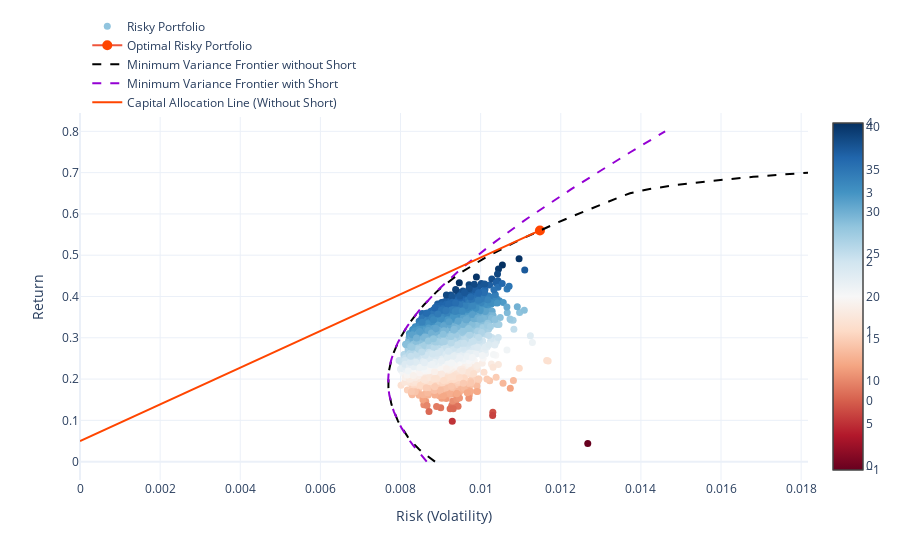

The notebook cell this image was saved under:
### Code cell
#-- Plot the risk vs. return of randomly generated portfolios
#- Convert the list from before into an array for easy plotting
mean_variance_pairs = np.array(mean_variance_pairs)
risk_free_rate=0.05 #-- Include risk free rate here for sharpe ratio

#-- Create Plot
import plotly.graph_objects as go
import plotly.offline as py
data1 = go.Scatter(x=mean_variance_pairs[:,1]**0.5, 
                   y=mean_variance_pairs[:,0], 
                   #- Add color scale for sharpe ratio   
                   marker=dict(color=(mean_variance_pairs[:,0]-risk_free_rate)/(mean_variance_pairs[:,1]**0.5), 
                                  showscale=True, 
                                  size=7,
#                                  line=dict(width=1),
                                  colorscale="RdBu"#,
 #                                 colorbar=dict(title="Sharpe<br>Ratio")
                                 ), 
                   mode='markers',
                   name="Risky Portfolio")

data2 = go.Scatter(x=[0.01148],
                   y=[0.56],
                   marker=dict(color=['orangered'],
                              showscale=True,
                              size=10),
                   name="Optimal Risky Portfolio")
#- Add title/labels
layout = dict(template='plotly_white',
                  xaxis=dict(title='Risk (Volatility)'),
                  yaxis=dict(title='Return'),
                  #title='Minimal Variance Frontier of Growth Stocks - China',
                  legend=dict(yanchor="bottom", xanchor="left", y=0.99, x=0.01))
#                  coloraxis_colorbar=dict(title="Sharpe Ratio"))

frontier = go.Scatter(x=risk,
                      y=ret,
                      mode="lines",
                      line=dict(color='black',
                                dash='dash'),
                      name="Minimum Variance Frontier without Short")

frontier2 = go.Scatter(x=risk2,
                       y=ret2,
                       mode="lines",
                       line=dict(color='darkviolet',
                                dash='dash'),
                       name="Minimum Variance Frontier with Short")

CAL = go.Scatter(x=[0, 0.01148],
                 y=[0.05, 0.56],
                 line=dict(color='orangered',
                           dash='solid'),
                 mode='lines',
                 name='Capital Allocation Line (Without Short)')
fig=go.Figure(data=[data1,data2, frontier, frontier2, CAL],layout=layout)
py.iplot(fig)

### Figure 1 — Plotly figure (JSON) as saved in the notebook; plotly's stock layout.template omitted (floating-point values rounded to 4 significant figures; data arrays with more than 128 entries replaced by an {"elided": "..."} marker saying what was removed)
{"data": [{"marker": {"color": {"elided": "5000 float values"}, "colorscale": [[0, "rgb(103,0,31)"], [0.1, "rgb(178,24,43)"], [0.2, "rgb(214,96,77)"], [0.3, "rgb(244,165,130)"], [0.4, "rgb(253,219,199)"], [0.5, "rgb(247,247,247)"], [0.6, "rgb(209,229,240)"], [0.7, "rgb(146,197,222)"], [0.8, "rgb(67,147,195)"], [0.9, "rgb(33,102,172)"], [1, "rgb(5,48,97)"]], "showscale": true, "size": 7}, "mode": "markers", "name": "Risky Portfolio", "type": "scatter", "x": {"elided": "5000 float values"}, "y": {"elided": "5000 float values"}}, {"marker": {"color": ["orangered"], "showscale": true, "size": 10}, "name": "Optimal Risky Portfolio", "type": "scatter", "x": [0.01148], "y": [0.56]}, {"line": {"color": "black", "dash": "dash"}, "mode": "lines", "name": "Minimum Variance Frontier without Short", "type": "scatter", "x": [0.008861, 0.008715, 0.008583, 0.008463, 0.008355, 0.008262, 0.008181, 0.00811, 0.008044, 0.007983, 0.007929, 0.007881, 0.007839, 0.007802, 0.007771, 0.007745, 0.007724, 0.007708, 0.007698, 0.007693, 0.007694, 0.0077, 0.007712, 0.007729, 0.007751, 0.007779, 0.007812, 0.00785, 0.007894, 0.007942, 0.007995, 0.008053, 0.008116, 0.008184, 0.008256, 0.008333, 0.008413, 0.008498, 0.008587, 0.008681, 0.00878, 0.008886, 0.009, 0.009123, 0.009255, 0.009395, 0.009544, 0.009702, 0.00987, 0.01005, 0.01023, 0.01042, 0.01062, 0.01083, 0.01104, 0.01126, 0.01148, 0.01171, 0.01194, 0.01218, 0.01243, 0.01268, 0.01293, 0.01319, 0.01345, 0.01373, 0.01419, 0.01487, 0.01576, 0.01681, 0.01817], "y": [0, 0.01, 0.02, 0.03, 0.04, 0.05, 0.06, 0.07, 0.08, 0.09, 0.1, 0.11, 0.12, 0.13, 0.14, 0.15, 0.16, 0.17, 0.18, 0.19, 0.2, 0.21, 0.22, 0.23, 0.24, 0.25, 0.26, 0.27, 0.28, 0.29, 0.3, 0.31, 0.32, 0.33, 0.34, 0.35, 0.36, 0.37, 0.38, 0.39, 0.4, 0.41, 0.42, 0.43, 0.44, 0.45, 0.46, 0.47, 0.48, 0.49, 0.5, 0.51, 0.52, 0.53, 0.54, 0.55, 0.56, 0.57, 0.58, 0.59, 0.6, 0.61, 0.62, 0.63, 0.64, 0.65, 0.66, 0.67, 0.68, 0.69, 0.7]}, {"line": {"color": "darkviolet", "dash": "dash"}, "mode": "lines", "name": "Minimum Variance Frontier with Short", "type": "scatter", "x": [0.008654, 0.008562, 0.008475, 0.008391, 0.008311, 0.008236, 0.008165, 0.008099, 0.008037, 0.00798, 0.007928, 0.007881, 0.007839, 0.007802, 0.007771, 0.007745, 0.007724, 0.007708, 0.007698, 0.007693, 0.007694, 0.0077, 0.007712, 0.007729, 0.007751, 0.007779, 0.007812, 0.00785, 0.007894, 0.007942, 0.007995, 0.008053, 0.008116, 0.008184, 0.008256, 0.008333, 0.008413, 0.008498, 0.008587, 0.00868, 0.008777, 0.008877, 0.008981, 0.009088, 0.009199, 0.009313, 0.00943, 0.00955, 0.009672, 0.009798, 0.009926, 0.01006, 0.01019, 0.01033, 0.01046, 0.0106, 0.01074, 0.01089, 0.01103, 0.01118, 0.01133, 0.01148, 0.01164, 0.01179, 0.01195, 0.0121, 0.01226, 0.01242, 0.01258, 0.01275, 0.01291, 0.01307, 0.01324, 0.01341, 0.01358, 0.01375, 0.01392, 0.01409, 0.01426, 0.01443, 0.0146], "y": [0, 0.01, 0.02, 0.03, 0.04, 0.05, 0.06, 0.07, 0.08, 0.09, 0.1, 0.11, 0.12, 0.13, 0.14, 0.15, 0.16, 0.17, 0.18, 0.19, 0.2, 0.21, 0.22, 0.23, 0.24, 0.25, 0.26, 0.27, 0.28, 0.29, 0.3, 0.31, 0.32, 0.33, 0.34, 0.35, 0.36, 0.37, 0.38, 0.39, 0.4, 0.41, 0.42, 0.43, 0.44, 0.45, 0.46, 0.47, 0.48, 0.49, 0.5, 0.51, 0.52, 0.53, 0.54, 0.55, 0.56, 0.57, 0.58, 0.59, 0.6, 0.61, 0.62, 0.63, 0.64, 0.65, 0.66, 0.67, 0.68, 0.69, 0.7, 0.71, 0.72, 0.73, 0.74, 0.75, 0.76, 0.77, 0.78, 0.79, 0.8]}, {"line": {"color": "orangered", "dash": "solid"}, "mode": "lines", "name": "Capital Allocation Line (Without Short)", "type": "scatter", "x": [0, 0.01148], "y": [0.05, 0.56]}], "layout": {"legend": {"x": 0.01, "xanchor": "left", "y": 0.99, "yanchor": "bottom"}, "xaxis": {"title": {"text": "Risk (Volatility)"}}, "yaxis": {"title": {"text": "Return"}}}}
